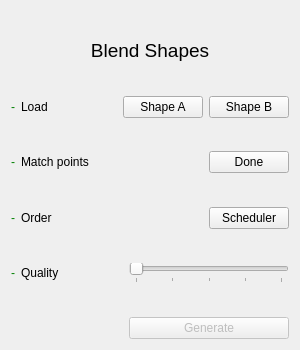
<?xml version="1.0" encoding="UTF-8"?>
<ui version="4.0">
 <class>Wizard</class>
 <widget class="QWidget" name="Wizard">
  <property name="geometry">
   <rect>
    <x>0</x>
    <y>0</y>
    <width>300</width>
    <height>350</height>
   </rect>
  </property>
  <property name="minimumSize">
   <size>
    <width>300</width>
    <height>350</height>
   </size>
  </property>
  <property name="maximumSize">
   <size>
    <width>300</width>
    <height>16777215</height>
   </size>
  </property>
  <property name="windowTitle">
   <string>Form</string>
  </property>
  <property name="styleSheet">
   <string notr="true">font-size:12pt &quot;Segoe UI&quot;;</string>
  </property>
  <layout class="QVBoxLayout" name="verticalLayout">
   <item>
    <spacer name="verticalSpacer_6">
     <property name="orientation">
      <enum>Qt::Vertical</enum>
     </property>
     <property name="sizeHint" stdset="0">
      <size>
       <width>20</width>
       <height>0</height>
      </size>
     </property>
    </spacer>
   </item>
   <item>
    <layout class="QVBoxLayout" name="verticalLayout_2">
     <item>
      <widget class="QLabel" name="label_9">
       <property name="styleSheet">
        <string notr="true">font: 14pt;
</string>
       </property>
       <property name="text">
        <string>Blend Shapes</string>
       </property>
       <property name="alignment">
        <set>Qt::AlignCenter</set>
       </property>
      </widget>
     </item>
    </layout>
   </item>
   <item>
    <spacer name="verticalSpacer_3">
     <property name="orientation">
      <enum>Qt::Vertical</enum>
     </property>
     <property name="sizeHint" stdset="0">
      <size>
       <width>20</width>
       <height>0</height>
      </size>
     </property>
    </spacer>
   </item>
   <item>
    <layout class="QHBoxLayout" name="layoutLoading">
     <item>
      <widget class="QLabel" name="checkLoad">
       <property name="styleSheet">
        <string notr="true">color:green</string>
       </property>
       <property name="text">
        <string>-</string>
       </property>
      </widget>
     </item>
     <item>
      <widget class="QLabel" name="label">
       <property name="text">
        <string>Load</string>
       </property>
      </widget>
     </item>
     <item>
      <spacer name="horizontalSpacer">
       <property name="orientation">
        <enum>Qt::Horizontal</enum>
       </property>
       <property name="sizeHint" stdset="0">
        <size>
         <width>40</width>
         <height>20</height>
        </size>
       </property>
      </spacer>
     </item>
     <item>
      <widget class="QPushButton" name="loadAButton">
       <property name="minimumSize">
        <size>
         <width>80</width>
         <height>0</height>
        </size>
       </property>
       <property name="autoFillBackground">
        <bool>false</bool>
       </property>
       <property name="text">
        <string>Shape A</string>
       </property>
      </widget>
     </item>
     <item>
      <widget class="QPushButton" name="loadBButton">
       <property name="minimumSize">
        <size>
         <width>80</width>
         <height>0</height>
        </size>
       </property>
       <property name="text">
        <string>Shape B</string>
       </property>
      </widget>
     </item>
    </layout>
   </item>
   <item>
    <spacer name="verticalSpacer_2">
     <property name="orientation">
      <enum>Qt::Vertical</enum>
     </property>
     <property name="sizeHint" stdset="0">
      <size>
       <width>20</width>
       <height>0</height>
      </size>
     </property>
    </spacer>
   </item>
   <item>
    <layout class="QHBoxLayout" name="layoutMatching">
     <item>
      <widget class="QLabel" name="checkMatch">
       <property name="styleSheet">
        <string notr="true">color:green</string>
       </property>
       <property name="text">
        <string>-</string>
       </property>
      </widget>
     </item>
     <item>
      <widget class="QLabel" name="label_2">
       <property name="text">
        <string>Match points</string>
       </property>
      </widget>
     </item>
     <item>
      <spacer name="horizontalSpacer_2">
       <property name="orientation">
        <enum>Qt::Horizontal</enum>
       </property>
       <property name="sizeHint" stdset="0">
        <size>
         <width>40</width>
         <height>20</height>
        </size>
       </property>
      </spacer>
     </item>
     <item>
      <widget class="QPushButton" name="matchingButton">
       <property name="minimumSize">
        <size>
         <width>80</width>
         <height>0</height>
        </size>
       </property>
       <property name="text">
        <string>Done</string>
       </property>
      </widget>
     </item>
    </layout>
   </item>
   <item>
    <spacer name="verticalSpacer">
     <property name="orientation">
      <enum>Qt::Vertical</enum>
     </property>
     <property name="sizeHint" stdset="0">
      <size>
       <width>20</width>
       <height>0</height>
      </size>
     </property>
    </spacer>
   </item>
   <item>
    <layout class="QHBoxLayout" name="layoutOrder">
     <item>
      <widget class="QLabel" name="checkOrder">
       <property name="styleSheet">
        <string notr="true">color:green</string>
       </property>
       <property name="text">
        <string>-</string>
       </property>
      </widget>
     </item>
     <item>
      <widget class="QLabel" name="label_3">
       <property name="text">
        <string>Order</string>
       </property>
      </widget>
     </item>
     <item>
      <spacer name="horizontalSpacer_3">
       <property name="orientation">
        <enum>Qt::Horizontal</enum>
       </property>
       <property name="sizeHint" stdset="0">
        <size>
         <width>40</width>
         <height>20</height>
        </size>
       </property>
      </spacer>
     </item>
     <item>
      <widget class="QPushButton" name="schedulerButton">
       <property name="minimumSize">
        <size>
         <width>80</width>
         <height>0</height>
        </size>
       </property>
       <property name="text">
        <string>Scheduler</string>
       </property>
      </widget>
     </item>
    </layout>
   </item>
   <item>
    <spacer name="verticalSpacer_4">
     <property name="orientation">
      <enum>Qt::Vertical</enum>
     </property>
     <property name="sizeHint" stdset="0">
      <size>
       <width>20</width>
       <height>0</height>
      </size>
     </property>
    </spacer>
   </item>
   <item>
    <layout class="QHBoxLayout" name="layoutQuality">
     <item>
      <widget class="QLabel" name="checkQuality">
       <property name="styleSheet">
        <string notr="true">color:green</string>
       </property>
       <property name="text">
        <string>-</string>
       </property>
      </widget>
     </item>
     <item>
      <widget class="QLabel" name="label_4">
       <property name="text">
        <string>Quality</string>
       </property>
      </widget>
     </item>
     <item>
      <spacer name="horizontalSpacer_4">
       <property name="orientation">
        <enum>Qt::Horizontal</enum>
       </property>
       <property name="sizeHint" stdset="0">
        <size>
         <width>40</width>
         <height>20</height>
        </size>
       </property>
      </spacer>
     </item>
     <item>
      <widget class="QSlider" name="horizontalSlider">
       <property name="minimumSize">
        <size>
         <width>160</width>
         <height>0</height>
        </size>
       </property>
       <property name="maximumSize">
        <size>
         <width>160</width>
         <height>16777215</height>
        </size>
       </property>
       <property name="maximum">
        <number>100</number>
       </property>
       <property name="singleStep">
        <number>10</number>
       </property>
       <property name="orientation">
        <enum>Qt::Horizontal</enum>
       </property>
       <property name="tickPosition">
        <enum>QSlider::TicksBelow</enum>
       </property>
       <property name="tickInterval">
        <number>25</number>
       </property>
      </widget>
     </item>
    </layout>
   </item>
   <item>
    <spacer name="verticalSpacer_5">
     <property name="orientation">
      <enum>Qt::Vertical</enum>
     </property>
     <property name="sizeHint" stdset="0">
      <size>
       <width>20</width>
       <height>0</height>
      </size>
     </property>
    </spacer>
   </item>
   <item>
    <layout class="QHBoxLayout" name="layoutGenerate">
     <item>
      <spacer name="horizontalSpacer_5">
       <property name="orientation">
        <enum>Qt::Horizontal</enum>
       </property>
       <property name="sizeHint" stdset="0">
        <size>
         <width>40</width>
         <height>20</height>
        </size>
       </property>
      </spacer>
     </item>
     <item>
      <widget class="QPushButton" name="generateButton">
       <property name="enabled">
        <bool>false</bool>
       </property>
       <property name="minimumSize">
        <size>
         <width>160</width>
         <height>0</height>
        </size>
       </property>
       <property name="text">
        <string>Generate</string>
       </property>
      </widget>
     </item>
    </layout>
   </item>
  </layout>
 </widget>
 <tabstops>
  <tabstop>matchingButton</tabstop>
  <tabstop>schedulerButton</tabstop>
  <tabstop>loadBButton</tabstop>
  <tabstop>loadAButton</tabstop>
  <tabstop>generateButton</tabstop>
 </tabstops>
 <resources/>
 <connections/>
</ui>
